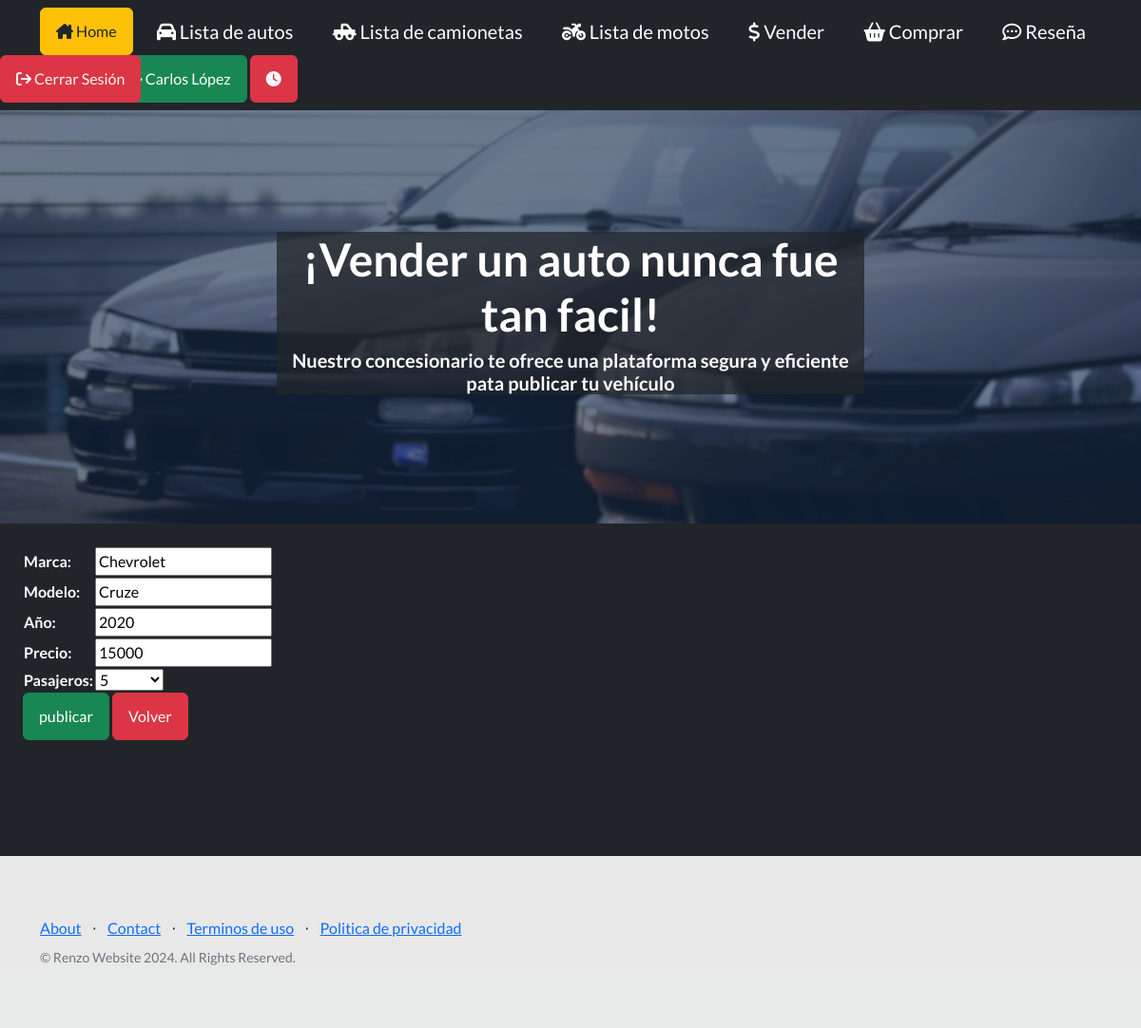
/automovilUpdate/10/ (signed in), run on the app's committed database.
### entidades/models.py (models this page shows, shortened)
class Automovil(models.Model):
    marca = models.CharField(max_length=100)
    modelo = models.CharField(max_length=100)
    año = models.CharField(max_length=50)
    precio = models.CharField(max_length=50)
    pasajeros = models.ForeignKey(CantidadPasajeros, on_delete=models.CASCADE, null=True, default=None)
    vendedor = models.ForeignKey(User, on_delete=models.CASCADE)
    class Meta:
        verbose_name = "Automóvil"
        verbose_name_plural = "Automóviles"
        ordering = ["modelo", "marca", "año"]

### entidades/views.py (the view)
# urls.py: path('automovilUpdate/<int:pk>/', AutomovilUpdate.as_view(), name="automovilUpdate"),
class AutomovilUpdate(UpdateView, LoginRequiredMixin):
    model = Automovil
    fields = ["marca", "modelo", "año", "precio", "pasajeros"]
    success_url = reverse_lazy("lista_de_autos")

### entidades/models.py (called while the page is built)
    def __str__(self):
        return self.cantidad

### entidades/templates/entidades/automovil_form.html (shortened to what this page needs)
{% extends 'entidades/index.html' %}
{% block titulo %}
<div class="bg-dark bg-opacity-75 col-xl-8 container position-relative">
<h1>¡Vender un auto nunca fue tan facil!</h1>
<h5>Nuestro concesionario te ofrece una plataforma segura y eficiente pata publicar tu vehículo</h5>
</div>
{% endblock titulo %}
{% block contenido %}
<section class="bg-dark text-white p-4">
<form action="" method="post">
    <table>
        {{ form.as_table }}
    </table>
    <p> <input class="btn btn-success" type="submit" value="publicar"> <a class="btn btn-danger" href="{% url 'seleccion' %}">Volver</a></p>
</form>
<br>
<pre>
</pre>
</section>
{% endblock contenido %}

### entidades/templates/entidades/index.html (shortened to what this page needs)
<!DOCTYPE html>
<html lang="en">
    <head>
        {% load static %}
        <link href="https://cdn.jsdelivr.net/npm/bootstrap-icons@1.5.0/font/bootstrap-icons.css" rel="stylesheet" type="text/css" />
        <link href="{% static 'css/styles.css' %}" rel="stylesheet" />
        <link rel="stylesheet" href="https://cdnjs.cloudflare.com/ajax/libs/font-awesome/6.4.0/css/all.min.css">
    </head>
    <body>
        {% block menu %}
        <div>
            <nav class="navbar navbar-dark bg-dark static-top">
                <div class="container">
                    <a class="btn btn-warning text-dark" href="{% url 'home' %}"><i class="fa-solid fa-house-chimney"></i> Home</a>
                    {% if user.is_authenticated %}
                    <a class="navbar-brand"href="{% url 'lista_de_autos' %}"><i class="fa-solid fa-car"></i> Lista de autos</a>
                    <a class="navbar-brand"href="{% url 'lista_de_camionetas' %}"><i class="fa-solid fa-truck-pickup"></i> Lista de camionetas</a>
                    <a class="navbar-brand"href="{% url 'lista_de_motos' %}"><i class="fa-solid fa-motorcycle"></i> Lista de motos</a>
                    <a class="navbar-brand" href="{% url 'vender' %}"><i class="fa-solid fa-dollar-sign"></i> Vender</a>
                    <a class="navbar-brand"href="{% url 'comprar' %}"><i class="fa-solid fa-basket-shopping"></i> Comprar</a>
                    <a class="navbar-brand" href="{% url 'reseña' %}"><i class="fa-regular fa-comment-dots"></i> Reseña</a>
                    <div classs="text-center">
                        <a href= "{% url 'agregarAvatar' %}"><img class="rounded-circle border border-light" src="{{ request.session.avatar }}" alt="mi foto" height="50px" weight="50px"></a>
                        <a class="btn btn-success" href="{% url 'perfil' %}"> {{user.first_name}} {{user.last_name}} </a>
                        <a class="btn btn-danger text-light" href="{% url 'Historial' %}"><i class="fa-solid fa-clock"></i></a>
                        <a class="btn btn-danger text-light position-absolute top-10 start-0" href="{% url 'confirmLogout' %}"><i class="fa-solid fa-arrow-right-from-bracket"></i> Cerrar Sesión</a>
                        {% else %}
                        <a class="btn btn-success text-light" href="{% url 'login' %}"><i class="fa-regular fa-user"></i> Iniciar Sesión</a>
                        <a class="btn btn-success text-light" href="{% url 'registro' %}"><i class="fa-regular fa-user"></i> Registrarse</a>
                {% endif %}
                </div>
            </nav>
            {% endblock menu %}
            <header class="masthead">
                <div class="container position-relative">
                    <div class="row justify-content-center">
                        <div class="col-xl-10">
                            <div class="text-center text-white">
                                {% block titulo %}
                                {% endblock titulo %}
                            </div>
                        </div>
                    </div>
                </header>
                {% block contenido %}
                {% endblock contenido %}
            </div>
            {% block info %}
            <footer class="footer bg-dark bg-opacity-10">
                <div class="container">
                <div class="row">
                    <div class="col-lg-6 h-100 text-center text-lg-start my-auto">
                        <ul class="list-inline mb-2">
                            <li class="list-inline-item"><a href="{% url 'about' %}">About</a></li>
                            <li class="list-inline-item">⋅</li>
                            <li class="list-inline-item"><a href="{% url 'contact' %}">Contact</a></li>
                            <li class="list-inline-item">⋅</li>
                            <li class="list-inline-item"><a href="{% url 'terminos' %}">Terminos de uso</a></li>
                            <li class="list-inline-item">⋅</li>
                            <li class="list-inline-item"><a href="{% url 'privacidad' %}">Politica de privacidad</a></li>
                        </ul>
                        <p class="text-muted small mb-4 mb-lg-0">&copy; Renzo Website 2024. All Rights Reserved.</p>
                    </div>
                </footer>
                {% endblock info %}
            </body>
            </html>

### data on the page
Automovil: marca "Chevrolet", modelo "Cruze", año "2020", precio "15000", pasajeros "5"

### other printed values
{{ user.first_name }} "Carlos"
{{ user.last_name }} "López"
